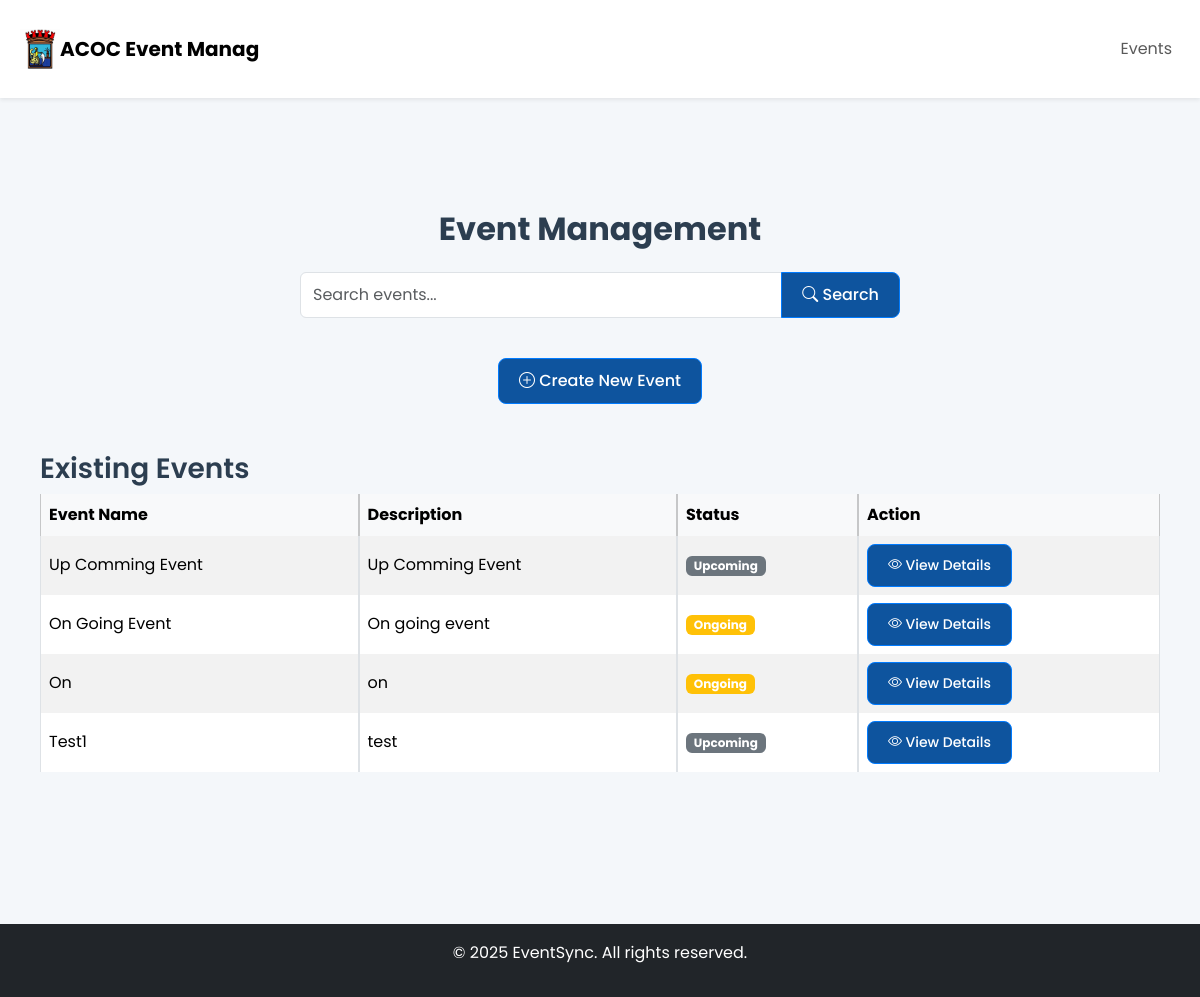
Before: / with the older database file.
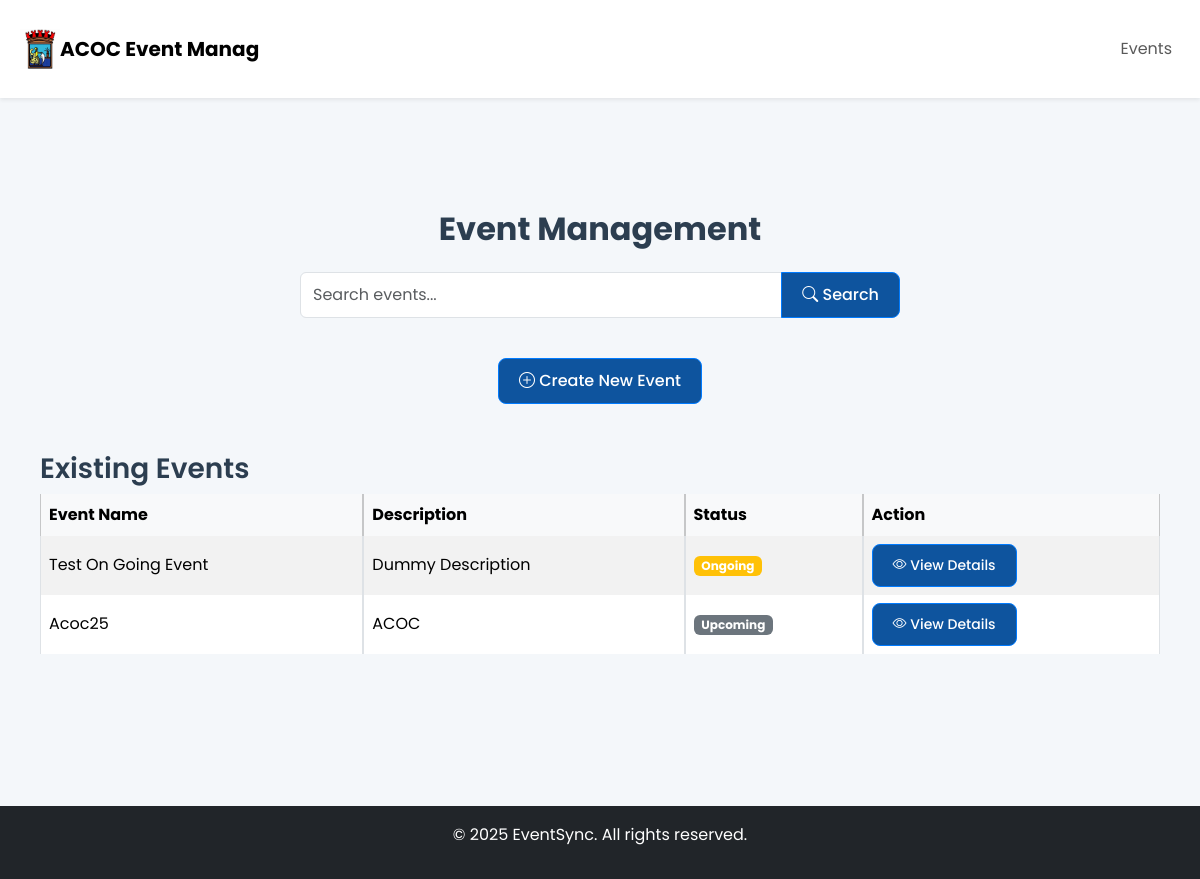
After: the same page with the newer database file.
### QrAttendanceApp/models.py (models this page shows, shortened)
class Event(models.Model):
    EVENT_STATUS_CHOICES = [
        ('Upcoming', 'Upcoming'),
        ('Ongoing', 'Ongoing'),
        ('Completed', 'Completed'),
        ('Cancelled', 'Cancelled'),
    ]
    event_name = models.CharField(max_length=50, blank=False, null=False)
    event_description = models.TextField(blank=True, null=True)
    status = models.CharField(max_length=20, choices=EVENT_STATUS_CHOICES, default='Upcoming')
    attendees = models.ManyToManyField('Attendee', related_name="events", through="Attendance")

### QrAttendanceApp/views.py (the view)
# urls.py: path('', views.event_list, name='event_list'),
def event_list(request):
    query = request.GET.get('search', '')
    events = Event.objects.filter(event_name__icontains=query).order_by('-id')
    if request.method == "POST":
        print("POST data:", request.POST)
        form = EventForm(request.POST, request.FILES)
        formset = EventDateTimeFormSet(request.POST, prefix='eventdatetime_set')
        print("Formset forms count:", len(formset.forms))
        if form.is_valid() and formset.is_valid():
            print("Formset cleaned_data:", [f.cleaned_data for f in formset.forms])
            event = form.save(commit=False)
            event_times = []
            for i, subform in enumerate(formset.forms):
                print(f"Subform {i} cleaned_data:", subform.cleaned_data)
                if subform.cleaned_data and subform.cleaned_data.get('event_datetime'):
                    event_datetime = subform.save(commit=False)
                    event_datetime.event = event
                    event_times.append(event_datetime)
                    print(f"Added EventDateTime: {event_datetime.event_datetime}")
                elif subform.errors:
                    print(f"Subform {i} errors:", subform.errors)
            if not event_times:
                messages.error(request, f"Please add at least one valid date and time. Formset errors: {formset.errors}")
                return render(request, 'QrAttendanceApp/event_list.html', {
                    'events': events, 'form': form, 'formset': formset
                })
            event.save()
            for event_datetime in event_times:
                event_datetime.save()
                print(f"Saved EventDateTime: {event_datetime.event_datetime}")
            messages.success(request, "Event and times created successfully")
            return redirect('event_detail', event_id=event.id)
        else:
            print("Form errors:", form.errors)
            print("Formset errors:", formset.errors)
            messages.error(request, f"Error creating event: {form.errors} {formset.errors}")
    else:
        form = EventForm()
        formset = EventDateTimeFormSet(queryset=EventDateTime.objects.none(), prefix='eventdatetime_set')
    return render(request, 'QrAttendanceApp/event_list.html', {
        'events': events, 'form': form, 'formset': formset
    })

### QrAttendanceApp/forms.py (shortened to what this page needs)
class EventForm(forms.ModelForm):
    attendee_file = forms.FileField(
        required=False,
        label="Upload Attendee Excel",
        help_text="Upload an Excel file with columns 'Name' and 'Job Title'",
        widget=forms.FileInput(attrs={'accept': '.xls,.xlsx', 'class': 'form-control'})
    )
    class Meta:
        model = Event
        fields = ['event_name', 'event_description', 'status']
        widgets = {
            'event_name': forms.TextInput(attrs={'class': 'form-control'}),
            'event_description': forms.Textarea(attrs={'class': 'form-control', 'rows': 3}),
            'status': forms.Select(attrs={'class': 'form-control'}),
        }

### QrAttendanceApp/templates/QrAttendanceApp/event_list.html (shortened to what this page needs)
{% extends "QrAttendanceApp/base.html" %}
{% load static %}
{% load crispy_forms_tags %}
{% load widget_tweaks %}
{% block content %}
<div class="container mt-5 mb-5">
    <h2 class="mb-4 text-center fw-bold">Event Management</h2>
    <div class="search-container">
        <form method="GET" class="mb-4">
            <div class="input-group">
                <input type="text" name="search" class="form-control" placeholder="Search events..." value="{{ request.GET.search|default:'' }}" aria-label="Search events" aria-describedby="search-button">
                <button type="submit" class="btn btn-primary" id="search-button"><i class="bi bi-search"></i> Search</button>
            </div>
        </form>
    </div>
    <div class="text-center mb-4">
        <button class="btn btn-primary" type="button" id="toggle-create-form">
            <i class="bi bi-plus-circle"></i> Create New Event
        </button>
    </div>
    <div class="mt-5">
        <h3 class="fw-semibold">Existing Events</h3>
        <div class="table-responsive">
            <table class="table table-striped table-bordered event-table">
                <thead class="table-light">
                    <tr><th scope="col">Event Name</th><th scope="col">Description</th><th scope="col">Status</th><th scope="col">Action</th></tr>
                </thead>
                <tbody>
                    {% for event in events %}
                        <tr>
                            <td>{{ event.event_name|title }}</td>
                            <td>{{ event.event_description|default:"No description" }}</td>
                            <td><span class="badge bg-{% if event.status == 'Ongoing' %}warning{% elif event.status == 'Completed' %}success{% elif event.status == 'Cancelled' %}danger{% else %}secondary{% endif %}">{{ event.status }}</span></td>
                            <td><a href="{% url 'event_detail' event.id %}" class="btn btn-primary btn-sm"><i class="bi bi-eye"></i> View Details</a></td>
                        </tr>
                    {% empty %}
                        <tr><td colspan="4" class="text-center text-muted">No events found.</td></tr>
                    {% endfor %}
                </tbody>
            </table>
        </div>
    </div>
</div>
{% endblock %}
{% block extra_js %}
<link href="https://cdn.jsdelivr.net/npm/bootstrap-icons@1.10.5/font/bootstrap-icons.css" rel="stylesheet">
{% endblock %}

### QrAttendanceApp/templates/QrAttendanceApp/base.html (shortened to what this page needs)
<!DOCTYPE html>
<html lang="en">
<head>
    <link href="https://cdn.jsdelivr.net/npm/bootstrap@5.3.3/dist/css/bootstrap.min.css" rel="stylesheet">
</head>
<body>
    {% load static %}
    <nav class="navbar navbar-expand-lg navbar-light bg-white shadow-sm">
        <div class="container">
            <img src="{% static 'images/acoc-logo.png' %}" alt="ACOC Logo" style="max-height: 40px;">
            <a class="navbar-brand fw-bold" href="{% url 'event_list' %}"> ACOC Event Manag</a>
            <div class="collapse navbar-collapse" id="navbarNav">
                <ul class="navbar-nav ms-auto">
                    <li class="nav-item">
                        <a class="nav-link" href="{% url 'event_list' %}">Events</a>
                    </li>
                </ul>
            </div>
        </div>
    </nav>
    <div class="container mt-4">
        {% block content %}{% endblock %}
    </div>
    <footer class="bg-dark text-white text-center py-3 mt-5">
        <p>&copy; {% now "Y" %} EventSync. All rights reserved.</p>
    </footer>
    {% block extra_js %}{% endblock %}
</body>
</html>

### QrAttendanceApp/templates/QrAttendanceApp/base.html (style rules this page uses)
body { font-family: 'Poppins', sans-serif; background-color: #f4f7fa; color: #333; line-height: 1.6; }
.container { max-width: 1200px; margin: 0 auto; padding: 20px; }
h1, h2, h3, h4, h5, h6 { font-weight: 600; color: #2c3e50; }
a { color: #125092; text-decoration: none; transition: color 0.3s ease; }
.btn { border-radius: 8px; padding: 10px 20px; font-weight: 500; transition: all 0.3s ease; }
.btn-primary { background-color: #0e549e; border-color: #007bff; }

### QrAttendanceApp/templates/QrAttendanceApp/event_list.html (style rules this page uses)
.search-container { max-width: 600px; margin: 0 auto 2.5rem; }
.event-table { width: 100%; border-collapse: separate; border-spacing: 0; }
.event-table th, .event-table td { vertical-align: middle; }

Changed rows visible on the page:
removed Event: event_name "Up Comming Event", event_description "Up Comming Event", status "Upcoming"
removed Event: event_name "On Going Event", event_description "On going event", status "Ongoing"
changed Event "Ongoing": event_name "On" → "Test On Going Event"; event_description "on" → "Dummy Description"
changed Event "Upcoming": event_name "Test1" → "Acoc25"; event_description "test" → "ACOC"
